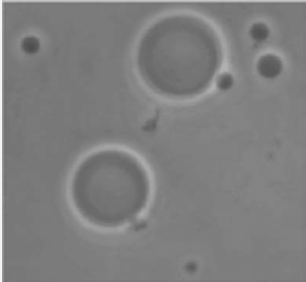
#> input picture otsu resim3.png, 306 x 282 px
$ python '5. modül 7. part otsu yöntemi ile tresholding.py'
#> lines starting #> are read from the running program, lines starting #| are printed output that depends on the picture; after the words box and inside, x2 and y2 are one past the last pixel; in counts of white or black regions, pixels touching at a corner belong together
import cv2
import numpy as np
from matplotlib import pyplot as plt


img = cv2.imread("otsu resim3.png",0)
#> img: shape (282, 306); min 77, max 242, mean 126.7

ret,th1 = cv2.threshold(img,127,255,cv2.THRESH_BINARY)
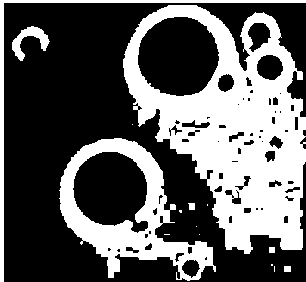
#> th1: shape (282, 306); 37.2% white; 15 white regions (8 under 20 px), largest, box (x1, y1, x2, y2) and area: (123, 5, 306, 254) 22189, (59, 138, 216, 281) 7225, (0, 0, 306, 282) 2034
ret,th2 = cv2.threshold(img,0,255,cv2.THRESH_BINARY+cv2.THRESH_OTSU)
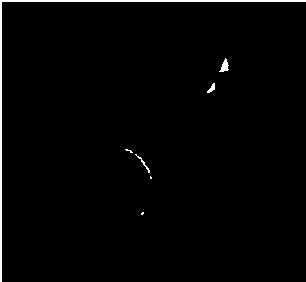
#> th2: shape (282, 306); 1.6% white; 7 white regions (3 under 20 px), largest, box (x1, y1, x2, y2) and area: (0, 0, 306, 282) 1172, (219, 58, 229, 72) 73, (135, 154, 150, 173) 41, (207, 83, 215, 93) 40
#> ret = 166

blur = cv2.GaussianBlur(img,(5,5),0)
ret,th3 = cv2.threshold(blur,0,255,cv2.THRESH_BINARY+cv2.THRESH_OTSU)
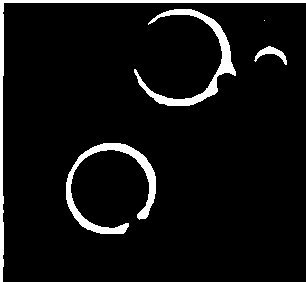
#> th3: shape (282, 306); 6.4% white; 5 white regions (1 under 20 px), largest, box (x1, y1, x2, y2) and area: (0, 0, 306, 282) 1878, (66, 143, 156, 234) 1748, (134, 9, 236, 106) 1638, (254, 46, 287, 65) 221
#> ret = 143

"""cv2.imshow("normalresim",img)
cv2.imshow("normalthresh",th1)
cv2.imshow("otsu",th2)
cv2.imshow("blur",blur)
cv2.imshow("blurotsu",th3)


cv2.waitKey()
cv2.destroyAllWindows()"""

resimler =[ img,0,th1,img,0,th2,blur,0,th3]
basliklar =["orijinal resim","histogram","binar tresholding","orijinal resim","histogram","otsu tresholding","blur resim","histogram","blur otsu tresholding"]

for i in  range(3):

    plt.subplot(3,3,i*3+1),plt.imshow(resimler[i*3],"gray")
    plt.title(basliklar[i*3]),plt.xticks([]),plt.yticks([])
    plt.subplot(3, 3, i * 3 + 2), plt.hist(resimler[i * 3].ravel(),256)
    plt.title(basliklar[i * 3+1]), plt.xticks([]), plt.yticks([])
    plt.subplot(3, 3, i * 3 + 3), plt.imshow(resimler[i * 3+2], "gray")
    plt.title(basliklar[i * 3 + 2]), plt.xticks([]), plt.yticks([])
plt.show()
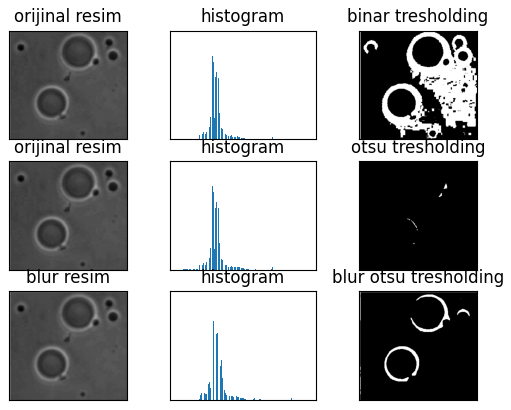
#> figure drawn by matplotlib, 9 panels

$ run again, with otsu resim2.png copied over otsu resim3.png
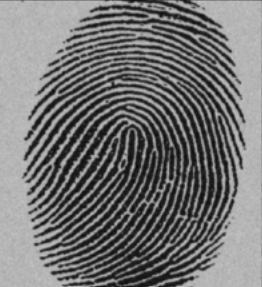
#> input picture otsu resim2.png, 262 x 287 px
#> img is the input picture: shape (287, 262); min 12, max 195, mean 116.3
#> `ret,th1 = cv2.threshold(img,127,255,cv2.THRESH_BINARY)`:
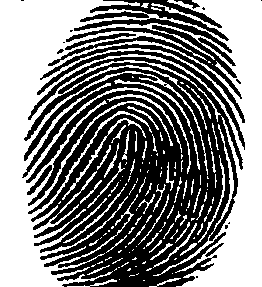
#> th1: shape (287, 262); 50.4% white; 20 black regions (9 under 20 px), largest, box (x1, y1, x2, y2) and area: (22, 57, 243, 287) 30165, (48, 25, 242, 99) 2108, (80, 0, 229, 41) 1533
#> th2: shape (287, 262); 56.9% white; 40 black regions (18 under 20 px), largest, box (x1, y1, x2, y2) and area: (24, 62, 230, 287) 23993, (38, 51, 245, 147) 959, (66, 25, 236, 78) 922
#> `ret,th2 = cv2.threshold(img,0,255,cv2.THRESH_BINARY+cv2.THRESH_OTSU)`: ret = 108
#> `ret,th3 = cv2.threshold(blur,0,255,cv2.THRESH_BINARY+cv2.THRESH_OTSU)`:
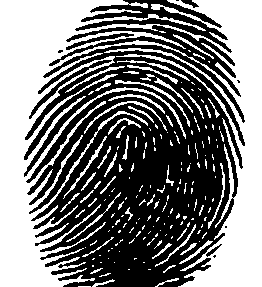
#> th3: shape (287, 262); 48.5% white; 179 white regions (130 under 20 px), largest, box (x1, y1, x2, y2) and area: (0, 0, 262, 287) 32139, (115, 80, 190, 127) 231, (84, 101, 167, 134) 230
#> `ret,th3 = cv2.threshold(blur,0,255,cv2.THRESH_BINARY+cv2.THRESH_OTSU)`: ret = 117

$ run again, with adaptif .png copied over otsu resim3.png
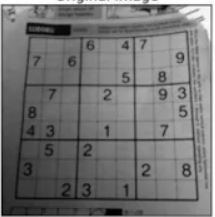
#> input picture adaptif .png, 215 x 217 px
#> `ret,th1 = cv2.threshold(img,127,255,cv2.THRESH_BINARY)`:
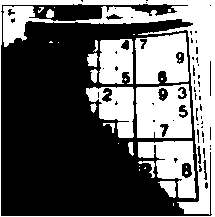
#> th1: shape (217, 215); 39.1% white; 34 white regions (19 under 20 px), largest, box (x1, y1, x2, y2) and area: (0, 0, 215, 217) 8098, (136, 84, 192, 138) 2528, (135, 33, 189, 84) 2250
#> th2: shape (217, 215); 50% white; 57 black regions (42 under 20 px), largest, box (x1, y1, x2, y2) and area: (1, 9, 206, 216) 21459, (32, 4, 174, 20) 1045, (182, 163, 192, 177) 93
#> ret = 115
#> `ret,th3 = cv2.threshold(blur,0,255,cv2.THRESH_BINARY+cv2.THRESH_OTSU)`:
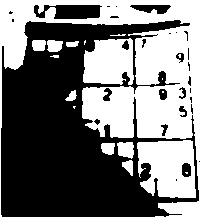
#> th3: shape (217, 215); 49.8% white; 19 white regions (7 under 20 px), largest, box (x1, y1, x2, y2) and area: (0, 0, 215, 217) 17566, (137, 140, 196, 198) 2724, (83, 38, 134, 85) 1945
